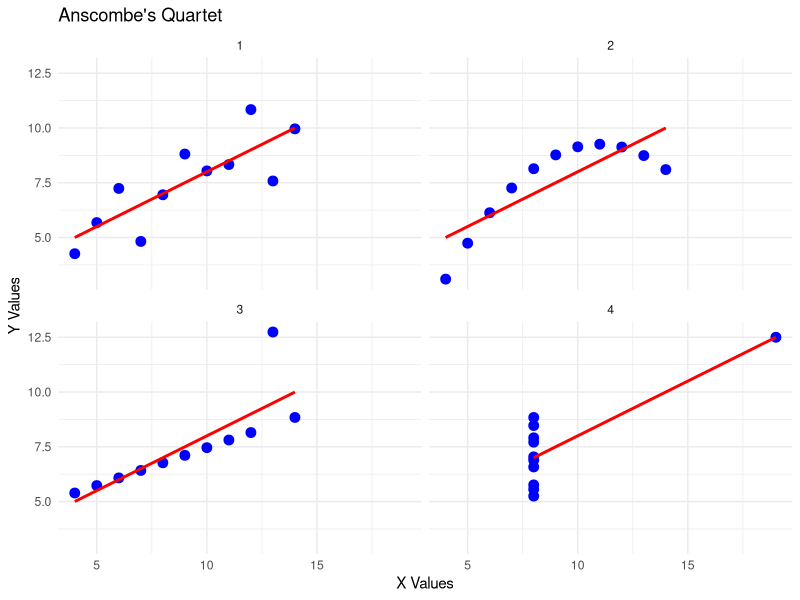
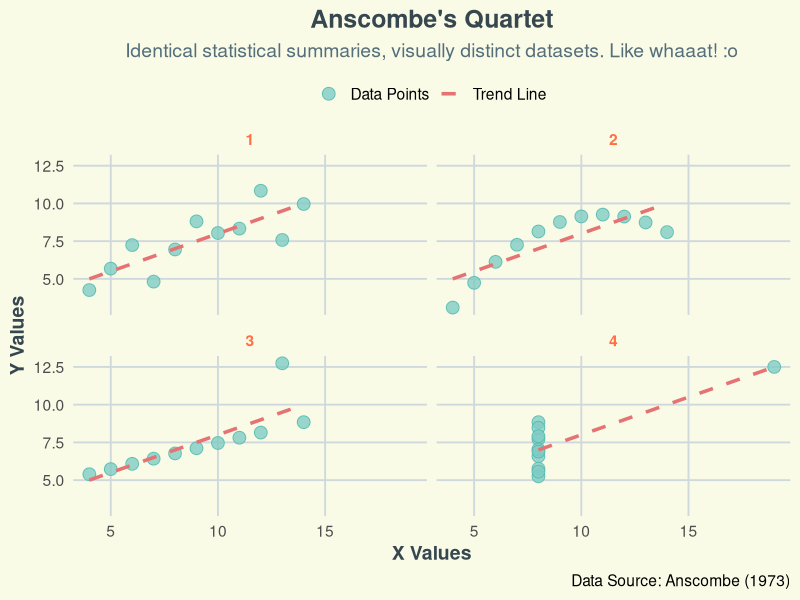

Source code (R) for these figures, in order:
## ---- chunk 1
library("tidyverse", "broom", "knitr")

data(anscombe)

anscombe_tidy <- anscombe %>%
  pivot_longer(cols = everything(),
               names_to = c(".value", "set"),
               names_pattern = "(.)(.)") %>%
  mutate(set = as.numeric(set))

view(anscombe_tidy)
## ---- chunk 2
summary_stats <- anscombe_tidy %>%
  group_by(set) %>%
  summarize(
    mean_x = mean(x),
    mean_y = mean(y),
    var_x = var(x),
    var_y = var(y),
    correlation = cor(x, y)
  )

print(summary_stats)
## ---- chunk 3
ggplot(anscombe_tidy, aes(x = x, y = y)) +
  geom_point(color = "blue", size = 3) +
  geom_smooth(method = "lm", se = FALSE, color = "red") +
  facet_wrap(~set, ncol = 2) +
  labs(
    title = "Anscombe's Quartet",
    x = "X Values",
    y = "Y Values"
  ) +
  theme_minimal()

## ---- chunk 4
ggplot(anscombe_tidy, aes(x = x, y = y)) +
  geom_point(aes(color = "Data Points"), size = 4, alpha = 0.8, shape = 21, fill = "#80CBC4") +
  geom_smooth(aes(color = "Trend Line"), method = "lm", se = FALSE, size = 1.2, linetype = "dashed") +
  facet_wrap(~set, ncol = 2) +
  scale_color_manual(
    values = c("Data Points" = "#4DB6AC", "Trend Line" = "#E57373"),
    name = NULL
  ) +
  labs(
    title = "Anscombe's Quartet",
    subtitle = "Identical statistical summaries, visually distinct datasets. Like whaaat! :o",
    x = "X Values",
    y = "Y Values",
    caption = "Data Source: Anscombe (1973)"
  ) +
  theme_minimal(base_size = 14) +
  theme(
    plot.title = element_text(face = "bold", size = 18, hjust = 0.5, color = "#37474F"),
    plot.subtitle = element_text(size = 14, hjust = 0.5, color = "#546E7A"),
    strip.text = element_text(face = "bold", color = "#FF7043"),
    axis.title = element_text(face = "bold", color = "#37474F"),
    panel.grid.major = element_line(color = "#CFD8DC"),
    panel.grid.minor = element_blank(),
    plot.background = element_rect(fill = "#F9FBE7", color = NA),
    legend.position = "top",
    legend.justification = "center",
    legend.box.spacing = unit(0.2, "cm")
  )

